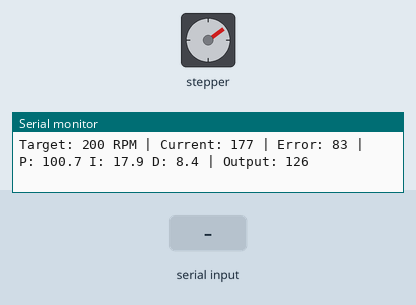
Simulated run of this sketch. Board: Arduino Uno, built with avr-gcc and run on an emulated ATmega328P. Shown: stepper motor, the last lines printed to the serial monitor. Wiring (inferred from the names in the program): stepper motor driver (200 steps per turn assumed): step pin 3; direction pin 4; enable pin 8. The inputs (shaded band) are chosen by the test bench. Random numbers use the default seed unless the sketch sets one.

Above: at 1.2 s.
1.3 s: "90,45\n" received over Serial
At 2.7 s:
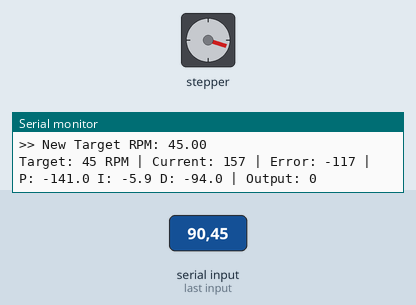
4.3 s: "30,150\n" received over Serial
At 6.3 s:
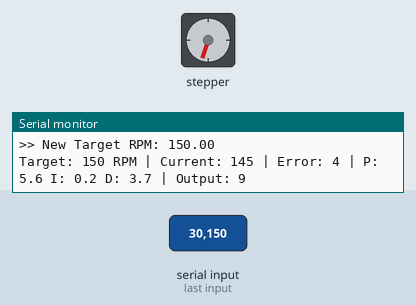
10.3 s: "5\n" received over Serial
At 11.0 s:
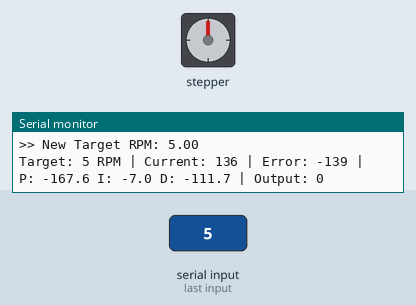
Timing chart, 0 to 18.0 s (numbered marks = the images above; inputs shaded):
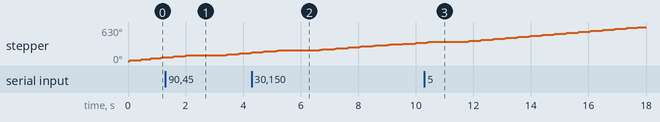

The sketch:

sketch_of_PID_STEPPER.ino
```cpp
// ============================================================
// Task 07 - Part 1: PID Speed Controller (Stepper + A4988)
// Author: Anton Ouseph
// Platform: Arduino Uno + A4988 + Stepper Motor (Wokwi)
// ============================================================

#define STEP_PIN   3    // PWM pin → A4988 STEP
#define DIR_PIN    4    // A4988 DIR
#define ENABLE_PIN 8    // A4988 ENABLE (LOW = enabled)

//PID Constants
const float Kp = 1.2;
const float Ki = 0.05;
const float Kd = 0.8;

//State
float targetRPM  = 200.0;
float currentRPM = 0.0;
float prevError  = 0.0;
float integral   = 0.0;

const int STEPS_PER_REV = 200;

void setup() {
  Serial.begin(9600);
  pinMode(STEP_PIN,   OUTPUT);
  pinMode(DIR_PIN,    OUTPUT);
  pinMode(ENABLE_PIN, OUTPUT);
  digitalWrite(ENABLE_PIN, LOW);   // enable the driver
  digitalWrite(DIR_PIN,    HIGH);  // set direction
  Serial.println("=== PID Speed Controller (Stepper) ===");
  Serial.println("Send target RPM via Serial (e.g. 200)");
  Serial.println("--------------------------------------");
}

void stepMotor(int steps, int delayUs) {
  for (int i = 0; i < steps; i++) {
    digitalWrite(STEP_PIN, HIGH);
    delayMicroseconds(delayUs);
    digitalWrite(STEP_PIN, LOW);
    delayMicroseconds(delayUs);
  }
}

void loop() {
  // Read new target from Serial
  if (Serial.available() > 0) {
    float newTarget = Serial.parseFloat();
    if (newTarget > 0) {
      targetRPM = newTarget;
      integral  = 0.0;
      prevError = 0.0;
      Serial.print(">> New Target RPM: ");
      Serial.println(targetRPM);
    }
  }

  // PID Calculation
  float error = targetRPM - currentRPM;

  float P = Kp * error;

  integral = constrain(integral + error, -500, 500);
  float I = Ki * integral;

  float D = Kd * (error - prevError);
  prevError = error;

  float output = constrain(P + I + D, 0, 255);

  //Convert output to step speed
  // output 0-255 maps to RPM 0-300
  float targetStepRPM = (output / 255.0) * 300.0;
  int   stepsToRun    = 10;
  int   stepDelay     = (targetStepRPM > 0)
                        ? (int)(60000000.0 / (targetStepRPM * STEPS_PER_REV * 2))
                        : 5000;
  stepDelay = constrain(stepDelay, 500, 10000);

  //Run motor steps
  stepMotor(stepsToRun, stepDelay);

  //Simulate current RPM with noise
  float noise = random(-8, 8);
  currentRPM += (output * 0.5 + noise - currentRPM * 0.03);
  currentRPM  = constrain(currentRPM, 0, 400);

  //Serial output
  Serial.print("Target: ");   Serial.print((int)targetRPM);
  Serial.print(" RPM | Current: "); Serial.print((int)currentRPM);
  Serial.print(" | Error: ");  Serial.print((int)error);
  Serial.print(" | P: ");      Serial.print(P, 1);
  Serial.print(" I: ");        Serial.print(I, 1);
  Serial.print(" D: ");        Serial.print(D, 1);
  Serial.print(" | Output: "); Serial.println((int)output);

  delay(300);
}
```
